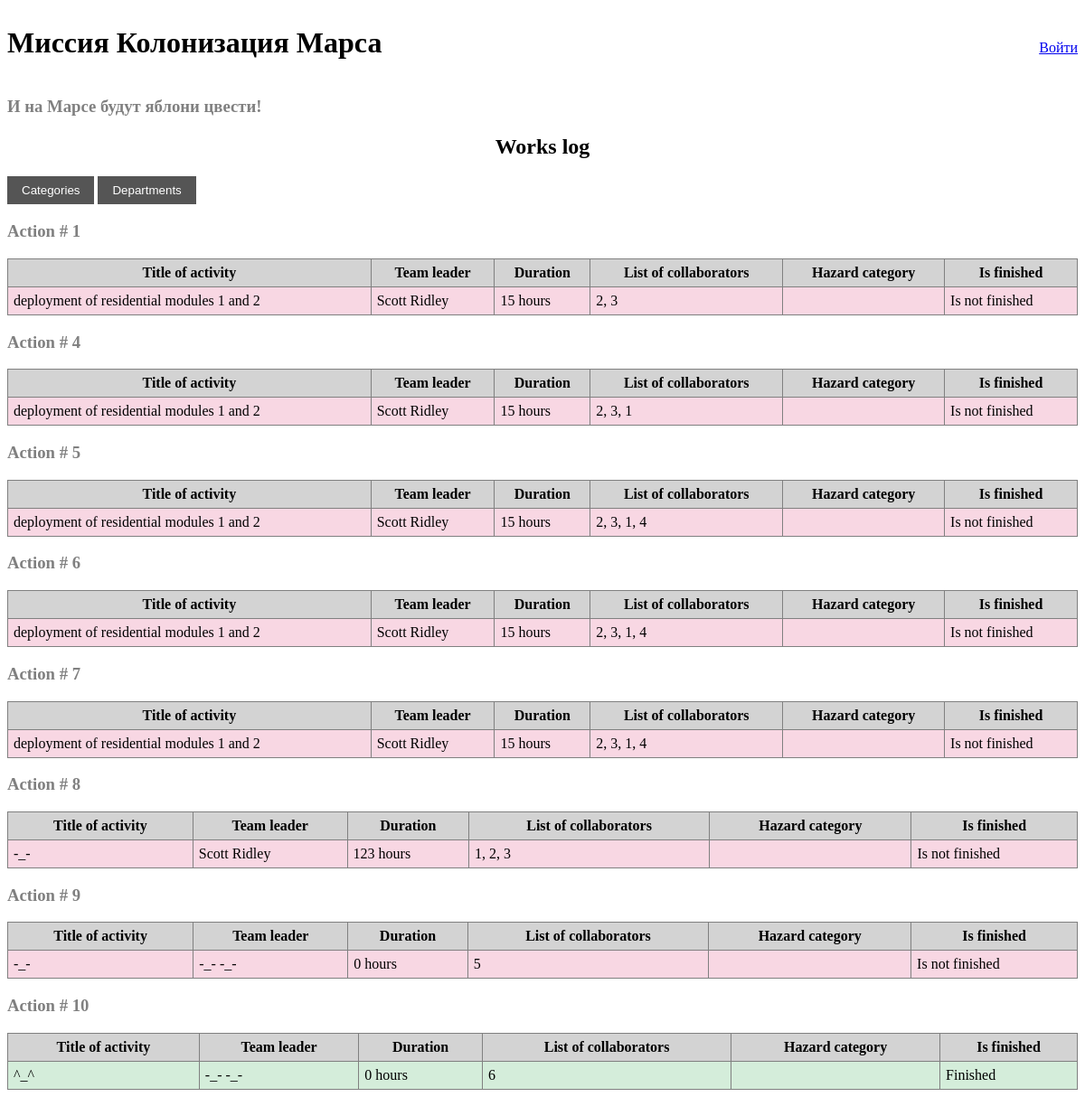
Before: / with the older database file.
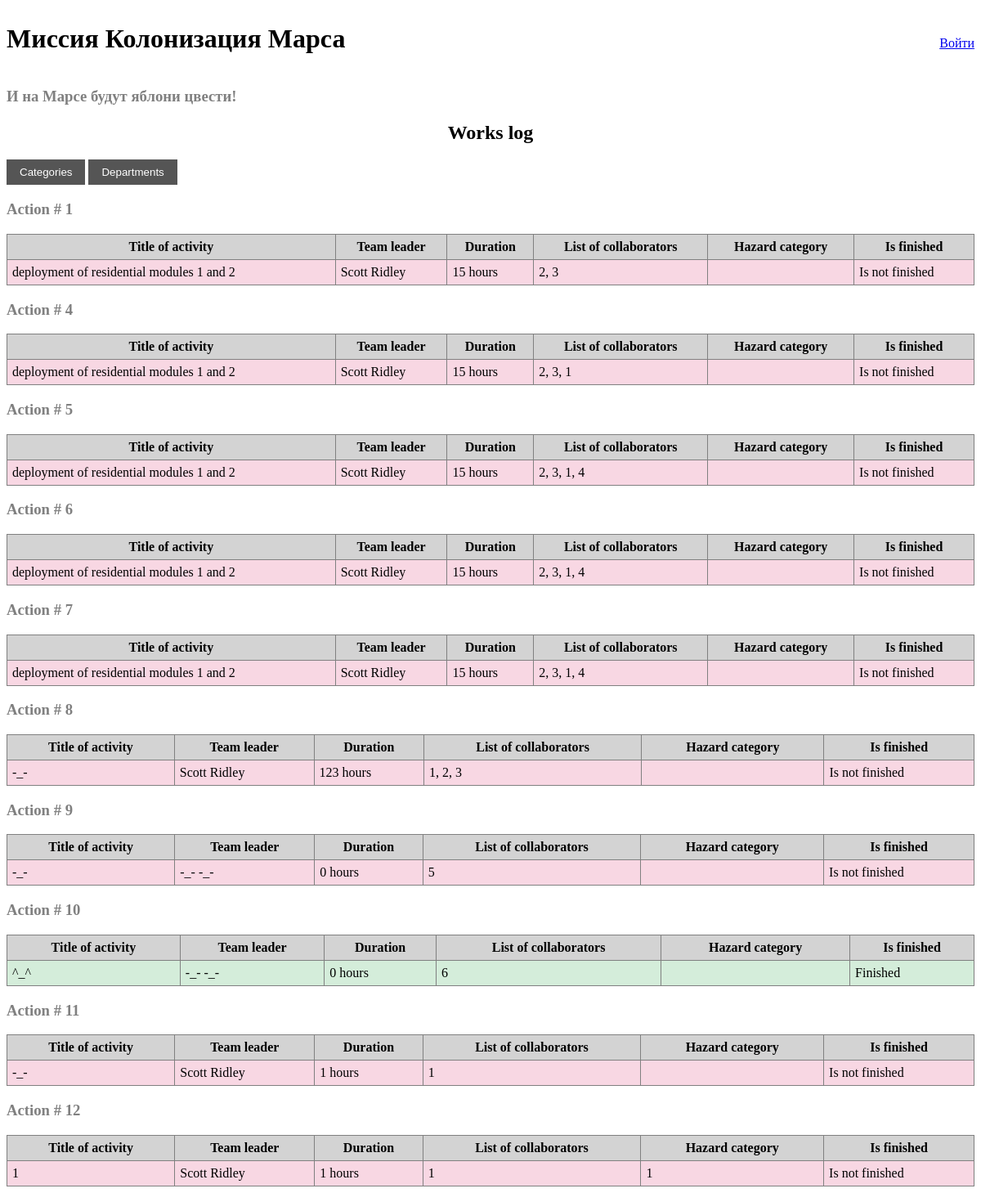
After: the same page with the newer database file.
### data/job.py (models this page shows, shortened)
class Jobs(SqlAlchemyBase, SerializerMixin):
    __tablename__ = 'jobs'
    id = C(Int, primary_key=True, autoincrement=True)
    job = C(Str, nullable=True)
    work_size = C(Int, nullable=True, default=0)
    collaborators = C(Str, nullable=True)
    start_date = C(sqlalchemy.DateTime, default=datetime.datetime.now)
    end_date = C(sqlalchemy.DateTime, default=datetime.datetime.now)
    is_finished = C(sqlalchemy.Boolean, default=False)
    team_leader = C(Int, sqlalchemy.ForeignKey("users.id"))
    user = orm.relationship('User')
    categories = orm.relationship('Category', secondary='jobs_to_categories', backref='jobs')

### data/user.py (models this page shows, shortened)
class User(SqlAlchemyBase, SerializerMixin, UserMixin):
    __tablename__ = 'users'
    id = C(Int, primary_key=True, autoincrement=True)
    surname = C(Str, nullable=True)
    name = C(Str, nullable=True)
    age = C(Int, nullable=True)
    position = C(Str, nullable=True)
    speciality = C(Str, nullable=True)
    address = C(Str, nullable=True)
    email = C(Str, index=True, unique=True, nullable=True)
    hashed_password = C(Str, nullable=True)
    modified_date = C(sqlalchemy.DateTime, default=datetime.datetime.now)

### main.py (the view)
@app.route('/')
def works_log():
    with create_session() as s:
        jobs = s.query(Jobs).all()
        return render_template('index.html', title='Works Log', jobs=jobs)

### data/db_session.py (called while the page is built)
def create_session() -> Session:
    global __factory
    return __factory()

### templates/index.html (shortened to what this page needs)
{% extends "base.html" %}
{% block content %}
<h2 style="text-align: center;">Works log</h2>
<div style="margin-bottom: 16px;">
    <a href="/categories"><button style="background-color: #555; color: white; padding: 8px 16px; border: none; cursor: pointer;">Categories</button></a>
    <a href="/departments"><button style="background-color: #555; color: white; padding: 8px 16px; border: none; cursor: pointer;">Departments</button></a>
</div>
{% for job in jobs %}
<h3>Action # {{ job.id }}</h3>
<table border="1" cellpadding="6" cellspacing="0"
       style="border-collapse: collapse; width: 100%; margin-bottom: 8px;">
    <thead>
        <tr style="background-color: #d3d3d3;">
            <th>Title of activity</th>
            <th>Team leader</th>
            <th>Duration</th>
            <th>List of collaborators</th>
            <th>Hazard category</th>
            <th>Is finished</th>
        </tr>
    </thead>
    <tbody>
        <tr style="background-color: {% if job.is_finished %}#d4edda{% else %}#f8d7e3{% endif %};">
            <td>{{ job.job }}</td>
            <td>
                {% if job.user %}
                    {{ job.user.surname }} {{ job.user.name }}
                {% else %}
                    —
                {% endif %}
            </td>
            <td>{{ job.work_size }} hours</td>
            <td>{{ job.collaborators }}</td>
            <td>{{ job.categories | map(attribute='id') | join(', ') }}</td>
            <td>{{ "Finished" if job.is_finished else "Is not finished" }}</td>
        </tr>
    </tbody>
</table>
{% endfor %}
{% endblock %}

### templates/base.html (shortened to what this page needs)
<!DOCTYPE html>
<html lang='en'>
<head>
    <link rel="stylesheet" href="{{url_for('static', filename='css/style.css')}}">
    </head>
    <body>
        <div style="display: flex; justify-content: space-between; align-items: baseline;">
            <h1>Миссия Колонизация Марса</h1>
            <span>
                {% if current_user.is_authenticated %}
                    {{ current_user.surname }} {{ current_user.name }}
                    | <a href="/logout">Выйти</a>
                {% else %}
                    <a href="/login">Войти</a>
                {% endif %}
            </span>
        </div>
        <h3>И на Марсе будут яблони цвести!</h3>
        <main role='main' class='container'>
            {% block content %}{% endblock %}
        </main>
    </body>
</html>

### static/css/style.css (style rules this page uses)
h3 { color: gray; }

Changed rows visible on the page:
added Jobs: id "11", job "-_-", user.surname "Scott", user.name "Ridley", work_size "1", collaborators "1", is_finished "Is not finished"
added Jobs: id "12", job "1", user.surname "Scott", user.name "Ridley", work_size "1", collaborators "1", categories|map "1", is_finished "Is not finished"
